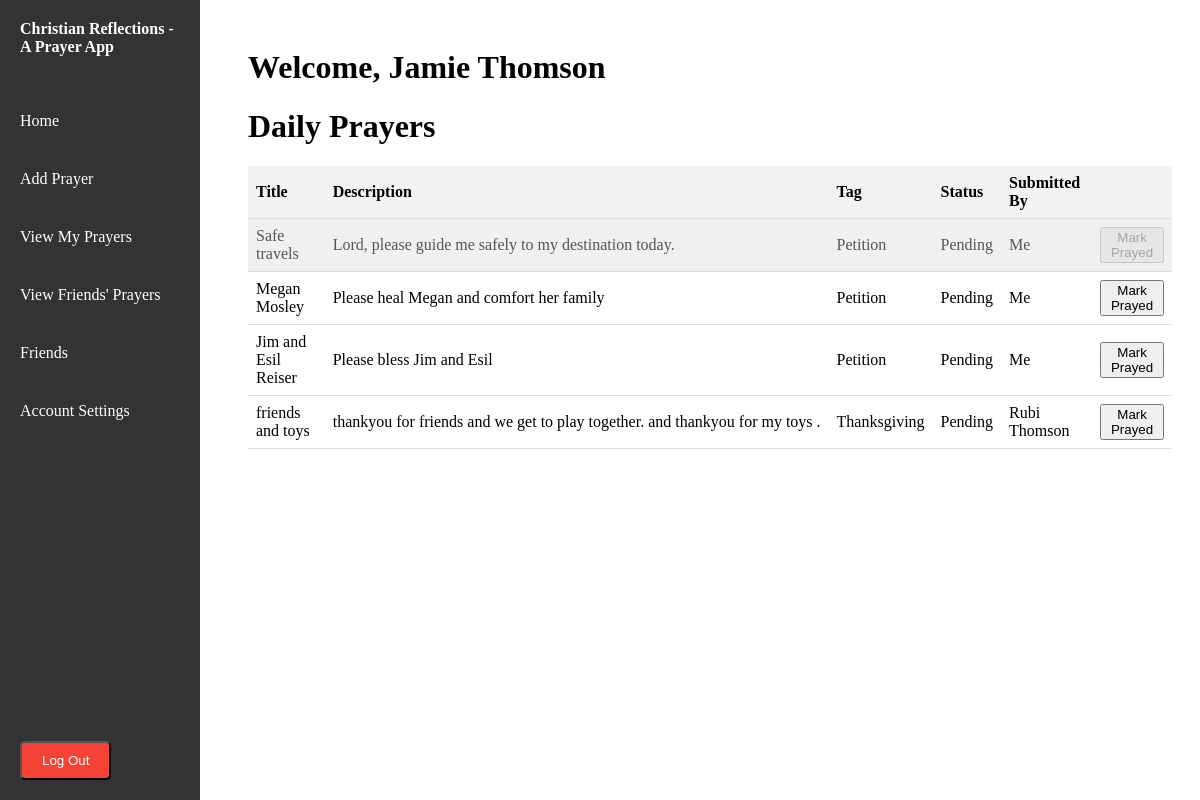
Screenshot of /home (signed in) with the database file from the repository.
### app.py (models this page shows, shortened)
class User(db.Model):
    id = db.Column(db.Integer, primary_key=True)
    firstname = db.Column(db.String(100), nullable=False)
    lastname = db.Column(db.String(100), nullable=False)
    email = db.Column(db.String(100), unique = True, nullable=False)
    password = db.Column(db.String(128), nullable=False)
    timezone = db.Column(db.String(64), nullable=False, default='America/Chicago')
    thankfulness_length = db.Column(db.Integer, nullable=False,default=7)
    history = db.relationship('PrayerHistory', back_populates='user')

class Prayer(db.Model):
    id = db.Column(db.Integer, primary_key=True)
    user_id = db.Column(db.Integer, db.ForeignKey('user.id'), nullable=False)
    title = db.Column(db.String(100),nullable=False)
    description = db.Column(db.String(256), nullable=False)
    answered = db.Column(db.Boolean, default=False)
    archived = db.Column(db.Boolean, default=False)
    created_at = db.Column(db.DateTime, default=current_utc_time)
    last_modified = db.Column(db.DateTime, default=current_utc_time, onupdate=current_utc_time)
    answered_at = db.Column(db.DateTime)
    tag_id = db.Column(db.Integer, db.ForeignKey('tag.id'), nullable=False)
    sunday = db.Column(db.Boolean, default=True)
    monday = db.Column(db.Boolean, default=True)
    tuesday = db.Column(db.Boolean, default=True)
    wednesday = db.Column(db.Boolean, default=True)
    thursday = db.Column(db.Boolean, default=True)
    friday = db.Column(db.Boolean, default=True)
    saturday = db.Column(db.Boolean, default=True)
    sharable = db.Column(db.Boolean, default=False)
    user = db.relationship('User', backref=db.backref('prayers', lazy=True))
    tag =  db.relationship('Tag', backref=db.backref('prayers', lazy=True))
    history = db.relationship('PrayerHistory', back_populates='prayer', cascade='all, delete-orphan')

class Tag(db.Model):
    id = db.Column(db.Integer, primary_key = True)
    name = db.Column(db.String(50), nullable = False, unique=True)

### app.py (the view)
@app.route('/home', methods=['GET'])
@login_required
def home():
    firstname = current_user.firstname
    lastname = current_user.lastname
    seven_days_ago = current_utc_time - timedelta(days=7)
    today = datetime.now().weekday()
    day_attributes = {
        0: 'sunday',
        1: 'monday',
        2: 'tuesday',
        3: 'wednesday',
        4: 'thursday',
        5: 'friday',
        6: 'saturday'
    }
    attribute_name = day_attributes.get(today)
    app.logger.debug("Constructing query with parameters: {}, {}".format(attribute_name, seven_days_ago))
    all_prayers_query = Prayer.query.distinct() \
        .join(User, Prayer.user_id == User.id) \
        .join(FriendRequest, and_(User.id == FriendRequest.sender_id, FriendRequest.status == 'Accepted')) \
        .filter(and_(or_(Prayer.answered ==False, Prayer.answered_at >= seven_days_ago), getattr(Prayer, attribute_name).is_(True),
            or_(User.id == current_user.id, and_(FriendRequest.receiver_id == current_user.id, Prayer.sharable == True)))) \
        .order_by(case((Prayer.user_id == current_user.id, 0), else_= Prayer.user_id), Prayer.id)
    app.logger.debug("Fetched {} prayers from the database".format(all_prayers_query.count()))
    user_timezone = timezone(current_user.timezone)
    today_user_timezone = datetime.now(user_timezone).date()
    prayed_today_prayers = []
    for prayer in all_prayers_query.all():
        if prayer.history:
            prayed_at_user_timezone = prayer.history[-1].date_prayed.astimezone(user_timezone).date()
            if prayed_at_user_timezone == today_user_timezone:
                prayed_today_prayers.append(prayer)
    page = request.args.get('page', 1, type=int)
    paginated_query = all_prayers_query.paginate(page=page, per_page=DEFAULT_PER_PAGE, error_out=True)
    return render_template('home.html', firstname=firstname, lastname=lastname, prayers=paginated_query, user_id = current_user.id, prayed_today_prayers=prayed_today_prayers, page_name='home')

### app.py (called while the page is built)
@login_manager.user_loader
def load_user(user_id):
    return db.session.get(User,int(user_id))

### templates/home.html (shortened to what this page needs)
{% extends 'base.html' %}
{% block content %}
    <div class="welcome">
        <h1>Welcome, {{firstname}} {{lastname}}</h1>
    </div>
    <h1>Daily Prayers</h1>
    {% include 'common_prayer_tables.html' %}
{% endblock %}

### templates/base.html (shortened to what this page needs)
<!DOCTYPE html>
<html lang="en">
<head>
    <link rel="stylesheet" href="{{ url_for('static', filename='css/styles.css') }}">
</head>
<body>
    <div class="navbar">
        <div class="navbar-brand">Christian Reflections - A Prayer App</div>
        <nav>
            <ul>
                <li><a href="{{ url_for('index') }}">Home</a></li>
                {% if current_user.is_authenticated %}
                    <li><a href="{{ url_for('add_or_edit_prayer', prayer_id=0) }}">Add Prayer</a></li>
                    <li><a href="{{ url_for('view_prayers') }}">View My Prayers</a></li>
                    <li><a href="{{ url_for('friends_prayers') }}">View Friends' Prayers</a></li>
                    <li><a href="{{ url_for('friends') }}">Friends</a></li>
                    <li><a href="{{ url_for('account_settings') }}">Account Settings</a></li>
                {% endif %}
            </ul>
        </nav>
        <div class="login-logout-container">
            {% if current_user.is_authenticated %}
                <form action="{{ url_for('logout') }}" method="GET">
                    <button type="submit" class="logout-btn">Log Out</button>
                </form>
            {% elif '/signup' in request.path %}
                <a href="{{ url_for('login') }}" class="login-signup-btn">Login</a>
            {% else %}
                <a href="{{ url_for('signup') }}" class="login-signup-btn">Sign Up</a>
            {% endif %}
        </div>
    </div>
    <div class="content">
        {% block content %}
        {% endblock %}
    </div>
</body>
</html>

### templates/common_prayer_tables.html (shortened to what this page needs)
<table class="prayer-table">
    <thead>
        <tr>
            <th>Title</th>
            <th>Description</th>
            <th>Tag</th>
            <th>Status</th>
            {% if page_name != 'view_prayers' %}
                <th>Submitted By</th>
            {% endif %}
            <th></th>
        </tr>
    </thead>
    <tbody>
        {% for prayer in prayers.items %}
            {% set row_class = "unprayed" %}
            {% if prayer in prayed_today_prayers %}
                {% set row_class = "prayed" %}
            {% endif %}
            {% if prayer.answered %}
                {% set row_class = row_class + "-answered" %}
            {% endif %}
            {% set row_class = row_class + "-row" %}
            <tr class="{{ row_class }}">
                <td>{{ prayer.title }}</td>
                <td>
                    {% if prayer.answered %}
                        Thank you for answering prayers regarding {{ prayer.title }}.
                    {% else %}
                        {{ prayer.description }}
                    {% endif %}
                </td>
                <td>{{ prayer.tag.name }}</td>
                <td>{{ "Answered" if prayer.answered else "Pending" }}</td>
                {% if page_name != 'view_prayers' %}
                    <td>
                        {% if prayer.user.id == current_user.id %}
                            Me
                        {% else %}
                            {{ prayer.user.firstname }} {{ prayer.user.lastname }}
                        {% endif %}
                    </td>
                {% endif %}
                <td>
                    {% if page_name == 'home' %}
                        {% set markPrayedUrl = url_for('mark_prayed', prayer_id=prayer.id, prev_url=request.url) %}
                        <form action="{{ markPrayedUrl }}" method="post">
                            <button type="submit" class="edit-btn" {% if prayer in prayed_today_prayers %}disabled{% endif %}>Mark Prayed</button>
                        </form>
                    {% elif page_name == 'view_prayers' %}
                        {% set editUrl = url_for('add_or_edit_prayer', prayer_id=prayer.id) %}
                        <button onclick="window.location.href='{{ editUrl }}';" class="edit-btn">Edit</button>
                    {% endif %}
                </td>
            </tr>
        {% endfor %}
    </tbody>
</table>

### static/css/styles.css (style rules this page uses)
.welcome { position: relative; }
.prayer-table { width:100%; border-collapse: collapse; margin-top: 20px; }
.prayer-table th, .prayer-table td { padding: 8px; text-align: left; border-bottom: 1px solid #ddd; }
.prayer-table th { background-color: #f2F2F2; }
.prayer-table td:nth-child(2) { white-space: nowrap; overflow: hidden; text-overflow: ellipsis; }
.prayed-row { background-color: #f0f0f0; color: #555; }
.navbar { position: fixed; top: 0; left: 0; width: 200px; height: 100%; background-color: #333; color: #fff; display: flex; flex-direction: column; justify-content: flex-start; padding-bottom: 20px; }
.navbar-brand { padding: 20px; font-weight: bold; }
nav ul { list-style-type: none; padding: 0; }
nav ul li { padding: 10px 0; }
nav ul li a { display: block; padding: 10px 20px; color: #fff; text-decoration: none; }
.logout-btn, .login-signup-btn { position:absolute; bottom: 20px; margin: 20px; background-color: #f44336; color: white; padding: 10px 20px; text-decoration: none; border-radius: 5px; }
.content { margin-left: 220px; padding: 20px; }

### rows the page displays
User: firstname "Jamie", lastname "Thomson"
Prayer: title "Safe travels", description "Lord, please guide me safely to my destination today.", tag.name "Petition", answered "Pending", shows "Me"
Prayer: title "Megan Mosley", description "Please heal Megan and comfort her family", tag.name "Petition", answered "Pending"
Prayer: title "Jim and Esil Reiser", description "Please bless Jim and Esil", tag.name "Petition", answered "Pending", shows "Me"
Prayer: title "friends and toys", description "thankyou for friends and we get to play together. and thankyou for my toys .", tag.name "Thanksgiving", answered "Pending", user.firstname "Rubi", user.lastname "Thomson"
